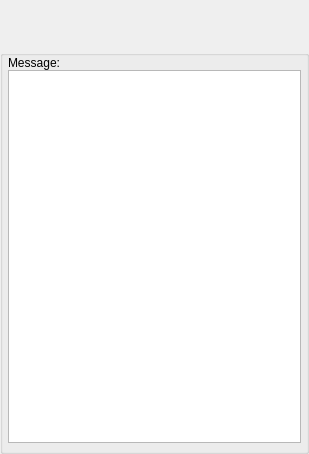
<?xml version="1.0" encoding="UTF-8"?>
<ui version="4.0">
 <class>TimedMessageDlg</class>
 <widget class="QDialog" name="TimedMessageDlg">
  <property name="windowModality">
   <enum>Qt::ApplicationModal</enum>
  </property>
  <property name="geometry">
   <rect>
    <x>0</x>
    <y>0</y>
    <width>309</width>
    <height>454</height>
   </rect>
  </property>
  <property name="windowTitle">
   <string>Message</string>
  </property>
  <property name="windowOpacity">
   <double>1.000000000000000</double>
  </property>
  <property name="toolTip">
   <string/>
  </property>
  <layout class="QVBoxLayout" name="verticalLayout">
   <property name="spacing">
    <number>0</number>
   </property>
   <property name="margin">
    <number>0</number>
   </property>
   <item>
    <widget class="TitleBarWidget" name="m_TitleBarWidget" native="true">
     <property name="sizePolicy">
      <sizepolicy hsizetype="Preferred" vsizetype="Preferred">
       <horstretch>0</horstretch>
       <verstretch>0</verstretch>
      </sizepolicy>
     </property>
     <property name="minimumSize">
      <size>
       <width>0</width>
       <height>50</height>
      </size>
     </property>
     <property name="maximumSize">
      <size>
       <width>16777215</width>
       <height>130</height>
      </size>
     </property>
    </widget>
   </item>
   <item>
    <widget class="QGroupBox" name="DialogItemsGroupBox">
     <property name="minimumSize">
      <size>
       <width>0</width>
       <height>0</height>
      </size>
     </property>
     <property name="title">
      <string/>
     </property>
     <layout class="QGridLayout" name="gridLayout">
      <property name="leftMargin">
       <number>5</number>
      </property>
      <property name="topMargin">
       <number>0</number>
      </property>
      <property name="rightMargin">
       <number>5</number>
      </property>
      <property name="bottomMargin">
       <number>8</number>
      </property>
      <property name="spacing">
       <number>0</number>
      </property>
      <item row="2" column="0">
       <widget class="QLabel" name="LogLabel">
        <property name="text">
         <string>Message:</string>
        </property>
       </widget>
      </item>
      <item row="3" column="0">
       <widget class="QTextEdit" name="LogEdit">
        <property name="font">
         <font>
          <pointsize>12</pointsize>
         </font>
        </property>
       </widget>
      </item>
     </layout>
    </widget>
   </item>
  </layout>
 </widget>
 <customwidgets>
  <customwidget>
   <class>TitleBarWidget</class>
   <extends>QWidget</extends>
   <header>TitleBarWidget.h</header>
   <container>1</container>
  </customwidget>
 </customwidgets>
 <resources/>
 <connections/>
</ui>
